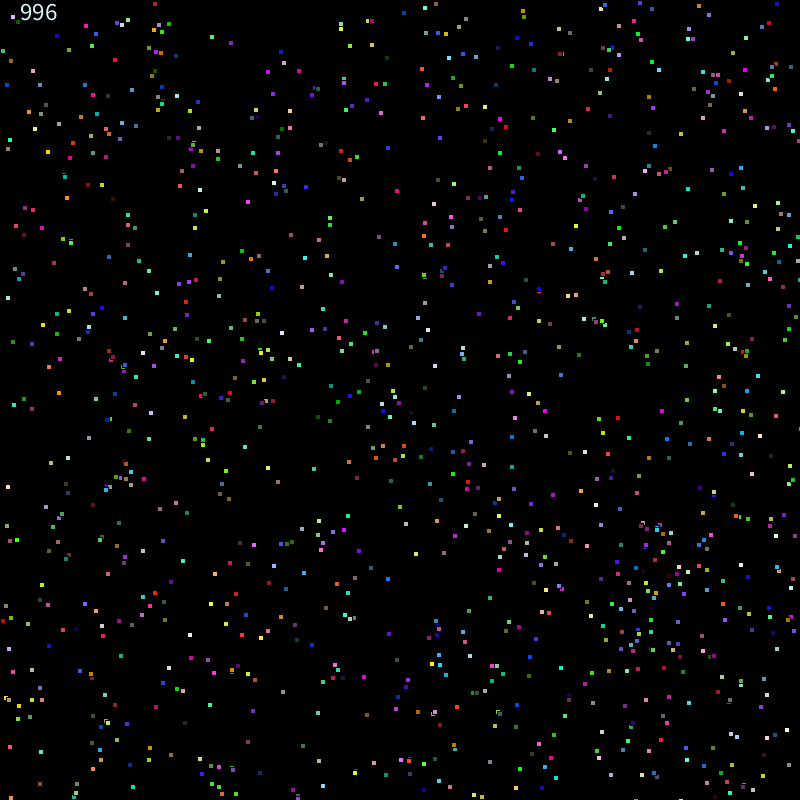
Frame 1 (no input)
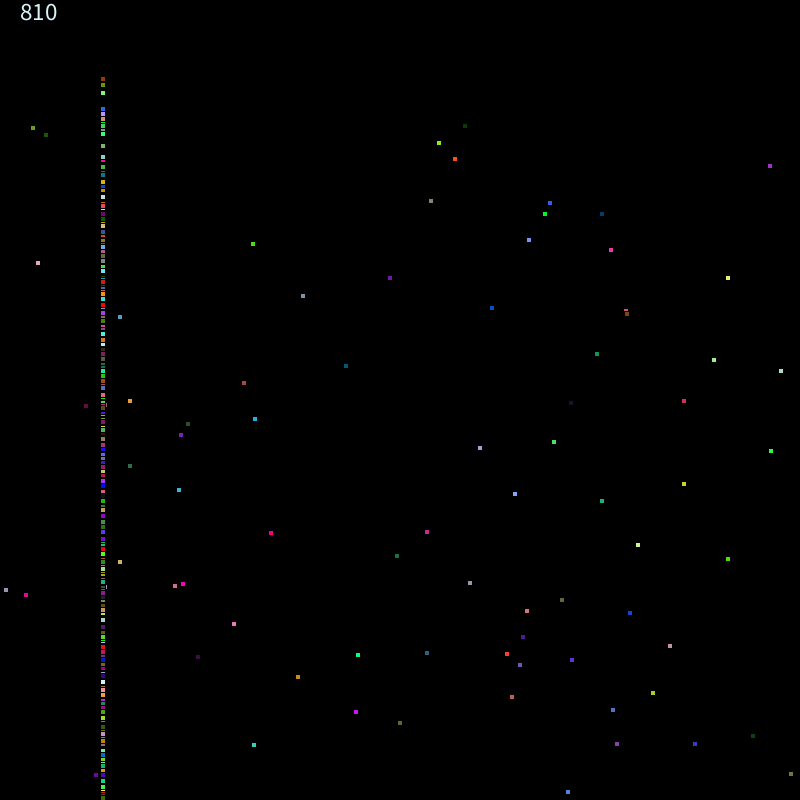
Frame 60 (the mouse pressed at the canvas centre just before this capture)
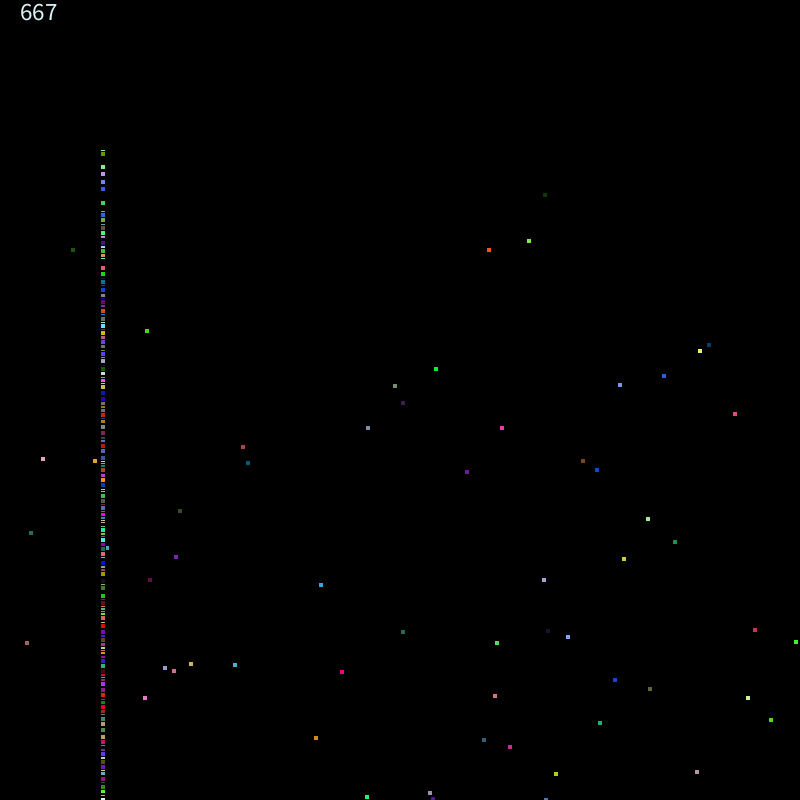
Frame 120 (the mouse held since frame 60 and released just before this capture)

The Processing sketch that drew these frames (run headless with seeded random() and noise(); from frame 60 on, the mouse is pressed at the canvas centre):

// Processing sketch: ArrayListStuff
// ── ArrayListStuff.pde
//ArrayList<>
// Array[]     
                //0  1 2  3  4  5
                
int x = 1000;
int[] grades = new int[x];

Particle p;

Particle[] parts = new Particle[100];
ArrayList<Particle> particles = new ArrayList<Particle>();



void setup()
{
 
  x = 20;
  for(int i=0; i < 100; i++)
  {
    parts[i] = new Particle();  
  }
  
  
  
  for(int i=0; i< 1000; i++)
  {
    particles.add(new Particle());
  }
  
  
  
  size(800,800);
  
  
  p = new Particle();
}

void draw()
{
  
  background(0);
  
  for(int i=0; i<parts.length; i++)
  {
    parts[i].Render();
  }
  
  //parts[2];
  //particles.get(2)
  
  //for(int i=0; i <particles.size(); i++)
  //{
  //  Particle temp = particles.get(i);
  //  temp.Render();
  //}
  
  for(int i=particles.size()-1; i >=0; i--)
  {
    Particle temp = particles.get(i);
    
    
    temp.Render();
    
    temp.setXSpeed(100);
    
    
    if(temp.isAlive == false)
    {
      particles.remove(i);
    }
    
  }
  
  /*
  //for each
  for(Particle temp: particles)
  {
    temp.Render();a
  } 
  */
  
  textSize(25);
  text(particles.size(),20,20);
  
  
  
  p.Render();
  
  
  if(mousePressed)
  {
    particles.add( new Particle(mouseX, mouseY));
    
  }
  
  
  
}
// ── Particle.pde
//Name

class Particle
{
  //Member Data
  float x;
  float y; 
  float xSpeed;
  float ySpeed;
  boolean isAlive = true;
  color c;


  //Constructor

  Particle()
  {
    x = random(0, width);
    y = random(0, height);
    xSpeed = random(-2, 2);
    ySpeed = random(1, 4);
    isAlive = true;
    
    c = color(random(255), random(255), random(255));
  }
  

  Particle(float _x, float _y)
  {
    x = _x;
    y = _y;
    xSpeed = random(-2, 2);
    ySpeed = random(1, 4);
    isAlive = true;
    c = color(random(255), random(255), random(255));
  }






void setXSpeed(float _x)
{
  x= _x;
}

  ///Functions
  void Render()
  {
    fill(c);
    rect(x, y, 5, 5);
    x += xSpeed;
    y += ySpeed;

    if (y > height)
    {
      isAlive = false;
    }
  }
}
